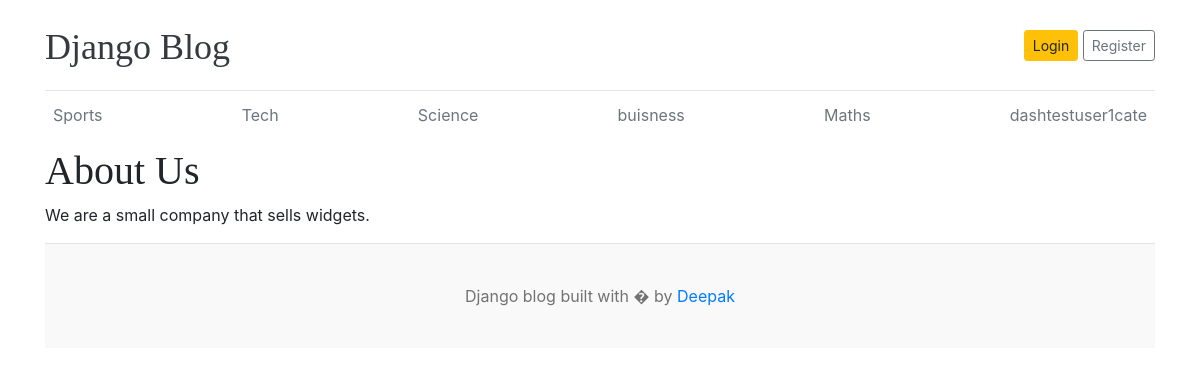
The page /aboutus/aboutus/ on the database its author committed.
### blog/models.py (models this page shows, shortened)
class Category(models.Model):
    category_name=models.CharField(max_length=255,unique=True)
    created_at=models.DateTimeField(auto_now_add=True)
    updated_at=models.DateTimeField(auto_now=True)
    class Meta:
        verbose_name_plural='categories'

### aaboutus/views.py (the view)
# urls.py: path('aboutus/', aboutus, name='aboutus'),
def aboutus(request):
    return render(request, 'aboutus.html')

### blog/context_processors.py (called while the page is built)
def get_Categories(request):
    categories=Category.objects.all()
    return {'categories':categories}

def get_sociallinks(request):
    sociallinks=sociallink.objects.all()
    return {'sociallinks':sociallinks}

### templates/aboutus.html
{% extends 'base.html' %}
{% block content %}
    <h1>About Us</h1>
    <p>We are a small company that sells widgets.</p>
{% endblock %}

### templates/base.html (shortened to what this page needs)
{% load static %}
<!DOCTYPE html>
<html lang="en">
<head>
    <link href="https://getbootstrap.com/docs/4.0/dist/css/bootstrap.min.css" rel="stylesheet">
    <link href="{% static 'css/blog.css' %}" rel="stylesheet">
    <link rel="stylesheet" href="https://cdnjs.cloudflare.com/ajax/libs/font-awesome/4.7.0/css/font-awesome.min.css">
  </head>
<body>
    <div class="container">
      <header class="blog-header py-3">
        <div class="row flex-nowrap justify-content-between align-items-center">
          <div class="col-8 pt-1">
            <a class="blog-header-logo text-dark" href="/">Django Blog</a>
          </div>
          <div class="col-4 d-flex justify-content-end align-items-center">
            {% if not user.is_authenticated %}
            <a class="btn btn-sm btn-warning" href="{% url 'login' %}">Login</a> &nbsp;
            <a class="btn btn-sm btn-outline-secondary" href="{% url 'register' %}">Register</a>
            {% else %}
              <span><a href="{% url 'dashboard' %}">dashboard</a> </span>
              <span><a href="{% url 'logout' %}"> Logout </a></span>
            {% endif %}
          </div>
        </div>
      </header>
      <div class="nav-scroller py-1 mb-2">
        <nav class="nav d-flex justify-content-between">
          {% for category in categories %}
          <a class="p-2 text-muted" href="{% url 'posts_by_category' category.id %}">{{category.category_name}}</a>
          {% endfor %}
        </nav>
      </div>
{% block content %}
{% endblock %}
<footer class="blog-footer">
    <p>Django blog built with � by <a href="#">Deepak</a></p>
  </footer>
  </body>
  </html>

### blog_main/static/css/blog.css (style rules this page uses)
.blog-header { border-bottom: 1px solid #e5e5e5; }
.blog-header-logo { font-family: "Playfair Display", Georgia, "Times New Roman", serif; font-size: 2.25rem; }
h1, h2, h3, h4, h5, h6 { font-family: "Playfair Display", Georgia, "Times New Roman", serif; }
.blog-footer { padding: 2.5rem 0; color: #727272; text-align: center; background-color: #f9f9f9; border-top: .05rem solid #e5e5e5; }
.blog-footer p:last-child { margin-bottom: 0; }

### rows shown on the page
Category: category_name "Sports"
Category: category_name "Tech"
Category: category_name "Science"
Category: category_name "buisness"
Category: category_name "Maths"
Category: category_name "dashtestuser1cate"
